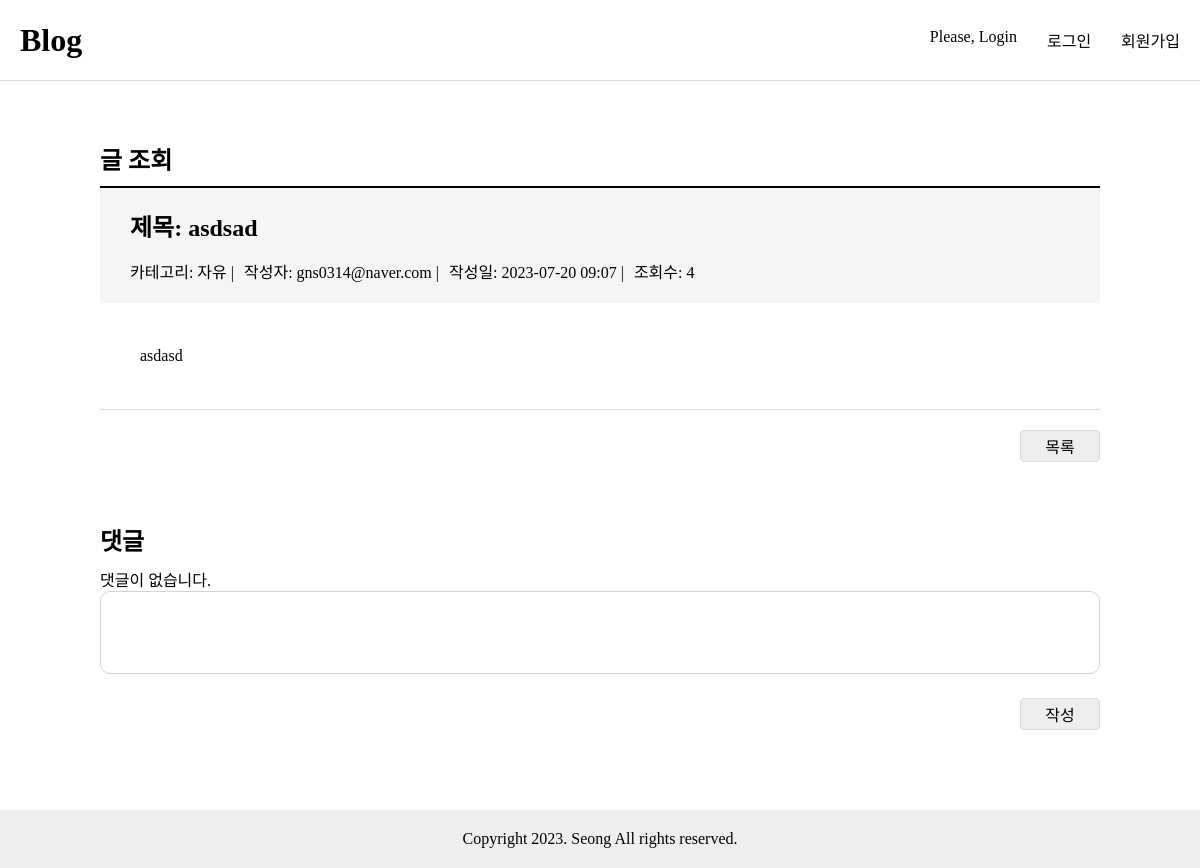
Screenshot of /blog/12/ with the database file from the repository.
### blog/models.py (models this page shows)
class Post(models.Model):
    title = models.CharField(max_length=30)
    content = models.TextField()
    writer = models.ForeignKey(User, on_delete=models.CASCADE)
    category = models.CharField(max_length=30, choices= category_select, default='자유')
    created_at = models.DateTimeField(auto_now_add=True)
    updated_at = models.DateTimeField(auto_now=True)
    is_deleted = models.BooleanField(default=False)
    hit = models.PositiveBigIntegerField(default=0)
    @property
    def update_counter(self):
        self.hit = self. hit + 1
        self.save()

### user/models.py (models this page shows)
class User(AbstractUser):
    username = None
    email = models.EmailField(unique=True, max_length=255)
    name = models.CharField(max_length=50, null=True, blank=True)
    is_staff = models.BooleanField(default=False)
    is_superuser = models.BooleanField(default=False)
    is_active = models.BooleanField(default=True)
    last_login = models.DateTimeField(null=True, blank=True)
    date_joined = models.DateTimeField(auto_now_add=True)
    USERNAME_FIELD = 'email'
    EMAIL_FIELD = 'email'
    REQUIRED_FIELDS = []
    objects = UserManager()

### blog/views.py (the view)
# urls.py: path("<int:pk>/", views.DetailView.as_view(), name='detail'),
class DetailView(View):
    def get(self, request, pk):
        try:
            post = Post.objects.get(pk=pk)
        except ObjectDoesNotExist as e:
            return render(request, 'blog/deleted_post.html')
        comments = Comment.objects.filter(post=post)
        comment_form = CommentForm()
        context = {
            'post': post,
            'comments': comments,
            'comment_form': comment_form,
        }
        post.update_counter
        return render(request, 'blog/post_detail.html', context)

### blog/forms.py
class CommentForm(forms.ModelForm):
    class Meta:
        model = Comment
        fields = ['content']
        widgets = {
            'content': forms.Textarea(attrs={    'class':'cm-write'})
        }

### blog/templates/blog/post_detail.html (shortened to what this page needs)
{% extends 'base.html' %}
{% block content %}
<div class="main">
    <h2 class="main-title">글 조회</h2>
   <div class="view">
        <div class="view-header">
            <h2>제목: {{ post.title }}</h2>
            <div class="view-info">
                <p>카테고리: {{ post.category }} |</p>
                <p>작성자: {{ post.writer }} |</p>
                <p>작성일: {{ post.created_at|date:'Y-m-d H:m' }} |</p>
                <p>조회수: {{ post.hit }} </p>
            </div>
        </div>
        <div class="view-content">{{ post.content }}</div>
   </div>
    <div class="btn-group">
        <a href="{% url 'blog:list' %}" class="btn">목록</a>
    </div>
</div>
<div class="main">
    <h2 class="main-title">댓글</h2>
    {% if comments %}
    <ul class="cm-ul">
        {% for comment in comments %}
        <li>
            <div class="cm-header">
                <div class="view-info">
                    <p>{{ comment.writer }}({{ comment.created_at|date:'Y-m-d H:m'}})</p>
                    {% if comment.writer == request.user %}
                    <form action="{% url 'blog:cm-delete' pk=comment.pk %}" method="post">
                        {% csrf_token %}
                        <button type="submit" class="cm-delete">X</button>
                    </form>
                    {% endif %}
                </div>
                <h3>{{ comment.content }} </h3>
            </div>
        </li>
        {% endfor %}
    </ul>
    {% else %}
    <p>댓글이 없습니다.</p>
    {% endif %}
    <form action="{% url 'blog:cm-write' pk=post.pk %}" method="post">
        {{ comment_form.content }}
        <div class="btn-group">
                <button type="submit" class="btn">작성</button>
            </div>
            </form>
</div>
{% endblock %}

### static/css/common.css (style rules this page uses)
body, h1, h2, p, fieldset, ul { padding: 0; margin: 0; }
a { text-decoration: none; color: inherit; }
input, textarea, select { box-sizing: border-box; }
select:enabled, button:enabled { cursor: pointer; }
body { min-width: 1000px; display: flex; flex-direction: column; min-height: 100vh; }
.main { flex-grow: 1; width: 1000px; margin: auto; }
.main-title { margin: 60px 0 10px 0; }
.btn-group { display: flex; gap: 10px; flex-direction: row-reverse; margin-top: 20px; text-align: right; }
.btn { background-color: #eee; width: 80px; height: 32px; border: 1px solid #ddd; border-radius: 4px; display: inline-flex; align-items: center; justify-content: center; box-sizing: border-box; font: inherit; }

### static/css/view.css (style rules this page uses)
.view { border-top: 2px solid black; border-bottom: 1px solid #ddd; }
.view-header { background: #f5f5f5; padding: 20px 30px; }
.view-info { display: flex; align-items: center; margin-top: 16px; gap: 10px; color: #ccc; }
.view-info p { color: black; }
.view-content { padding: 40px; line-height: 1.6; }

### static/css/comment.css (style rules this page uses)
.cm-write { width: 100%; height: 6.25em; border: 1px solid lightgray; resize: none; border-radius: 10px; }

### rows the page displays
Post: title "asdsad", category "자유", writer "gns0314@naver.com", created_at "2023-07-20 09:07", hit "4", content "asdasd"
